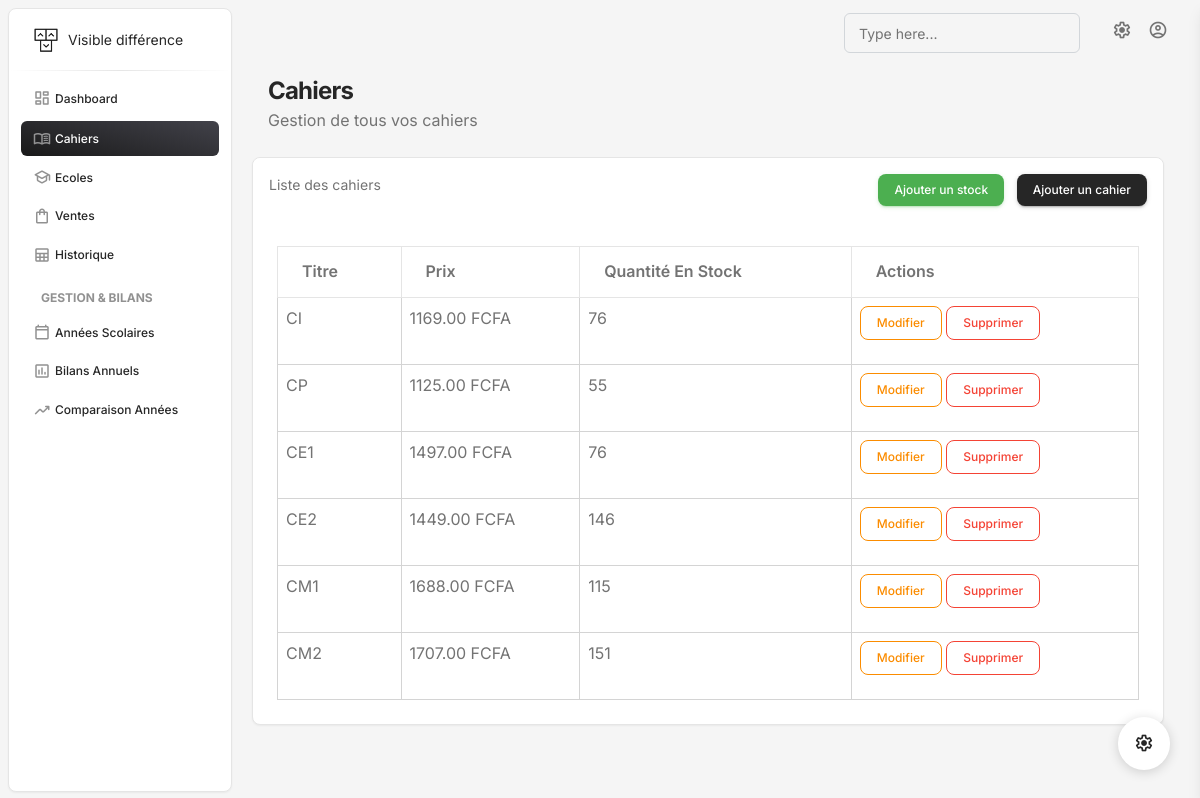
/cahiers, run on an earlier commit of the app's database.
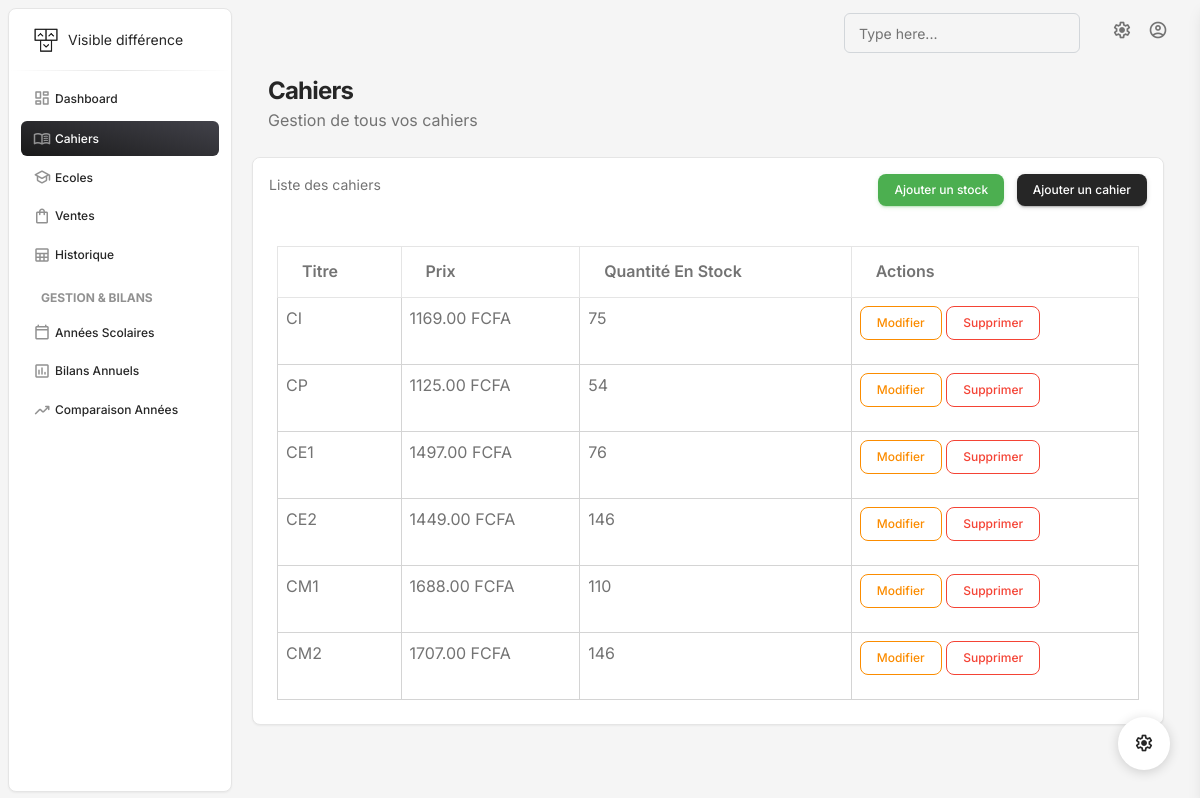
And on a later commit of the database.
### gestion/models.py (models this page shows, shortened)
class Cahiers(models.Model):
    id = models.UUIDField(primary_key=True, default=uuid.uuid4, editable=False)
    titre = models.TextField()
    prix = models.DecimalField(max_digits=10, decimal_places=2)  # CORRECTION: Decimal au lieu d'Integer
    quantite_stock = models.IntegerField()
    created_at = models.DateTimeField(auto_now_add=True)
    updated_at = models.DateTimeField(auto_now=True)

### gestion/Views/book.py (the view)
# urls.py: path('cahiers', allcahiers, name='cahiers'),
def allcahiers(request):
    cahiers = Cahiers.objects.all()
    return render(request, 'cahiers.html', {'cahiers': cahiers})

### gestion/templates/cahiers.html (shortened to what this page needs)
{% extends "base.html" %}
{% block content %}
{% load static %}
<div class="container-fluid py-2">
  <div class="row">
    <div class="ms-3">
      <h3 class="mb-0 h4 font-weight-bolder">Cahiers</h3>
      <p class="mb-4">Gestion de tous vos cahiers</p>
    </div>
    <div class="row mb-4">
      <div class="col-lg-12 col-md-6 mb-md-0 mb-4">
        <div class="card">
          <div class="card-header pb-0">
            <div class="row">
              <div class="col-lg-6 col-7">
                <p class="text-sm mb-0"><span>Liste des cahiers</span></p>
              </div>
              <div class="col-lg-6 col-5 text-end">
                <button
                  class="btn btn-sm btn-success me-2"
                  data-bs-toggle="modal"
                  data-bs-target="#ajouterStockModal"
                >
                  Ajouter un stock
                </button>
                <button
                  class="btn btn-sm btn-dark"
                  data-bs-toggle="modal"
                  data-bs-target="#addCahierModal"
                >
                  Ajouter un cahier
                </button>
              </div>
            </div>
          </div>
          <div class="card-body p-4 pb-2">
            <div class="table-responsive">
              <table class="table table-bordered">
                <thead>
                  <tr>
                    <th scope="col">Titre</th>
                    <th scope="col">Prix</th>
                    <th scope="col">Quantité en stock</th>
                    <th scope="col">Actions</th>
                  </tr>
                </thead>
                <tbody>
                  {% for cahier in cahiers %}
                  <tr>
                    <td class="border">{{ cahier.titre }}</td>
                    <td class="border">{{ cahier.prix }} FCFA</td>
                    <td class="border">{{ cahier.quantite_stock }}</td>
                    <td class="border">
                      <a
                        href="#"
                        class="btn btn-sm btn-outline-warning"
                        data-bs-toggle="modal"
                        data-bs-target="#addCahierModal"
                        data-id="{{ cahier.id }}"
                        data-titre="{{ cahier.titre }}"
                        data-prix="{{ cahier.prix }}"
                        data-quantite="{{ cahier.quantite_stock }}"
                        title="Modifier"
                      >Modifier
                      </a>
                      <a
                        href="{% url 'supprimer_cahier' cahier.id %}"
                        class="btn btn-sm btn-outline-danger"
                        title="Supprimer"
                        onclick="return confirm('Êtes-vous sûr de vouloir supprimer ce cahier ?')"
                      >Supprimer
                      </a>
                    </td>
                  </tr>
                  {% empty %}
                  <tr>
                    <td colspan="4" class="text-center">
                      Aucun cahier disponible.
                    </td>
                  </tr>
                  {% endfor %}
                </tbody>
              </table>
            </div>
          </div>
        </div>
      </div>
    </div>
  </div>
</div>
{% endblock %}

What changed in the data, as far as the page shows it:
changed Cahiers "CI": quantite_stock "76" → "75"
changed Cahiers "CP": quantite_stock "55" → "54"
changed Cahiers "CM1": quantite_stock "115" → "110"
changed Cahiers "CM2": quantite_stock "151" → "146"
